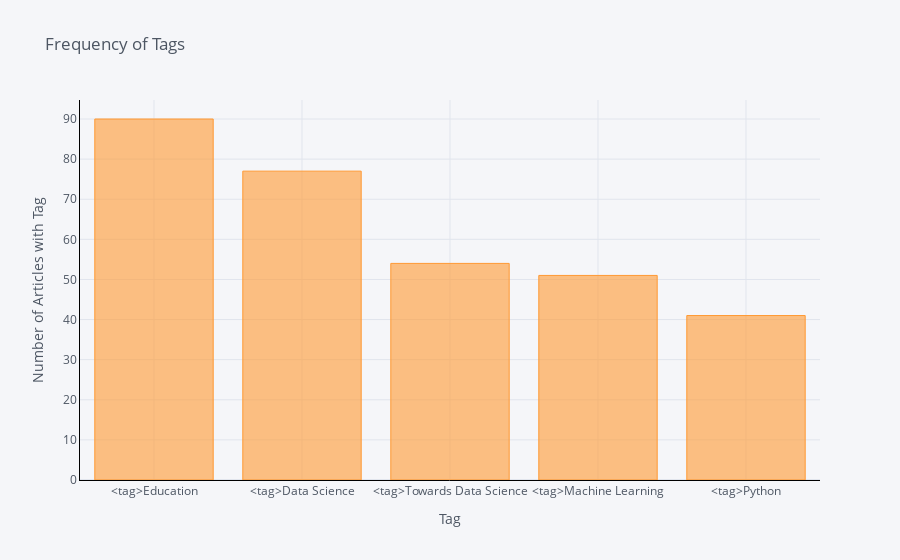

Here is the notebook cell this chart was saved with:
### Code cell
df[[c for c in df if "<tag>" in c]].sum().iplot(
    kind='bar',
    xTitle='Tag',
    yTitle='Number of Articles with Tag',
    title='Frequency of Tags',
    linecolor='black',
    sortbars=True,
)

### Figure 1 — Plotly figure (JSON) as saved in the notebook; plotly's stock layout.template omitted (floating-point values rounded to 4 significant figures)
{"data": [{"marker": {"color": "rgba(255, 153, 51, 0.6)", "line": {"color": "rgba(255, 153, 51, 1.0)", "width": 1}}, "name": "None", "orientation": "v", "text": "", "type": "bar", "x": ["<tag>Education", "<tag>Data Science", "<tag>Towards Data Science", "<tag>Machine Learning", "<tag>Python"], "y": [90, 77, 54, 51, 41]}], "layout": {"legend": {"bgcolor": "#F5F6F9", "font": {"color": "#4D5663"}}, "paper_bgcolor": "#F5F6F9", "plot_bgcolor": "#F5F6F9", "title": {"font": {"color": "#4D5663"}, "text": "Frequency of Tags"}, "xaxis": {"gridcolor": "#E1E5ED", "linecolor": "black", "showgrid": true, "tickfont": {"color": "#4D5663"}, "title": {"font": {"color": "#4D5663"}, "text": "Tag"}, "zerolinecolor": "#E1E5ED"}, "yaxis": {"gridcolor": "#E1E5ED", "linecolor": "black", "showgrid": true, "tickfont": {"color": "#4D5663"}, "title": {"font": {"color": "#4D5663"}, "text": "Number of Articles with Tag"}, "zerolinecolor": "#E1E5ED"}}}
